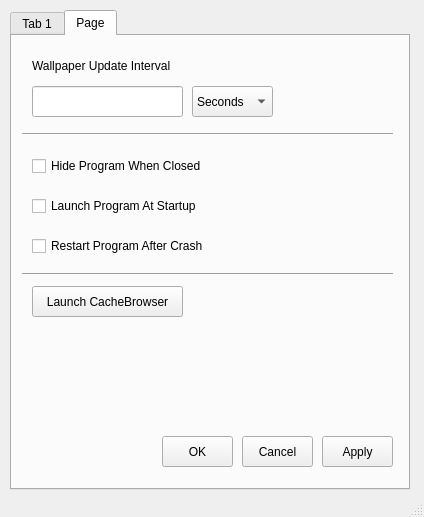
<?xml version="1.0" encoding="UTF-8"?>
<ui version="4.0">
 <class>MainWindow</class>
 <widget class="QMainWindow" name="MainWindow">
  <property name="geometry">
   <rect>
    <x>0</x>
    <y>0</y>
    <width>424</width>
    <height>517</height>
   </rect>
  </property>
  <property name="windowTitle">
   <string>WallpaperChanger</string>
  </property>
  <widget class="QWidget" name="centralWidget">
   <widget class="QTabWidget" name="mainwindowTab">
    <property name="geometry">
     <rect>
      <x>10</x>
      <y>10</y>
      <width>400</width>
      <height>480</height>
     </rect>
    </property>
    <property name="currentIndex">
     <number>1</number>
    </property>
    <widget class="QWidget" name="WallpaperTab">
     <attribute name="title">
      <string>Tab 1</string>
     </attribute>
     <widget class="QPushButton" name="defaultBrowseBnt">
      <property name="geometry">
       <rect>
        <x>20</x>
        <y>50</y>
        <width>161</width>
        <height>31</height>
       </rect>
      </property>
      <property name="text">
       <string>Browse From Computer</string>
      </property>
     </widget>
     <widget class="QLabel" name="label">
      <property name="geometry">
       <rect>
        <x>10</x>
        <y>20</y>
        <width>131</width>
        <height>20</height>
       </rect>
      </property>
      <property name="text">
       <string>&lt;html&gt;&lt;head/&gt;&lt;body&gt;&lt;p&gt;&lt;span style=&quot; font-weight:600;&quot;&gt;Default Wallpaper&lt;/span&gt;&lt;/p&gt;&lt;/body&gt;&lt;/html&gt;</string>
      </property>
     </widget>
     <widget class="QLineEdit" name="defaultTextEdit">
      <property name="geometry">
       <rect>
        <x>70</x>
        <y>90</y>
        <width>311</width>
        <height>31</height>
       </rect>
      </property>
     </widget>
     <widget class="QLineEdit" name="landscapeTextEdit">
      <property name="geometry">
       <rect>
        <x>70</x>
        <y>220</y>
        <width>311</width>
        <height>31</height>
       </rect>
      </property>
     </widget>
     <widget class="QLabel" name="label_2">
      <property name="geometry">
       <rect>
        <x>10</x>
        <y>150</y>
        <width>131</width>
        <height>20</height>
       </rect>
      </property>
      <property name="text">
       <string>&lt;html&gt;&lt;head/&gt;&lt;body&gt;&lt;p&gt;&lt;span style=&quot; font-weight:600;&quot;&gt;Landscape Wallpaper&lt;/span&gt;&lt;/p&gt;&lt;/body&gt;&lt;/html&gt;</string>
      </property>
     </widget>
     <widget class="QPushButton" name="landscapeBrowseBnt">
      <property name="geometry">
       <rect>
        <x>20</x>
        <y>180</y>
        <width>161</width>
        <height>31</height>
       </rect>
      </property>
      <property name="text">
       <string>Browse From Computer</string>
      </property>
     </widget>
     <widget class="QLineEdit" name="portraitTextEdit">
      <property name="geometry">
       <rect>
        <x>70</x>
        <y>350</y>
        <width>311</width>
        <height>31</height>
       </rect>
      </property>
     </widget>
     <widget class="QPushButton" name="portraitBrowseBnt">
      <property name="geometry">
       <rect>
        <x>20</x>
        <y>310</y>
        <width>161</width>
        <height>31</height>
       </rect>
      </property>
      <property name="text">
       <string>Browse From Computer</string>
      </property>
     </widget>
     <widget class="QLabel" name="label_3">
      <property name="geometry">
       <rect>
        <x>10</x>
        <y>280</y>
        <width>131</width>
        <height>20</height>
       </rect>
      </property>
      <property name="text">
       <string>&lt;html&gt;&lt;head/&gt;&lt;body&gt;&lt;p&gt;&lt;span style=&quot; font-weight:600;&quot;&gt;Portrait Wallpaper&lt;/span&gt;&lt;/p&gt;&lt;/body&gt;&lt;/html&gt;</string>
      </property>
     </widget>
     <widget class="QPushButton" name="tab0OK">
      <property name="geometry">
       <rect>
        <x>150</x>
        <y>400</y>
        <width>71</width>
        <height>31</height>
       </rect>
      </property>
      <property name="text">
       <string>OK</string>
      </property>
     </widget>
     <widget class="QPushButton" name="tab0Cancel">
      <property name="geometry">
       <rect>
        <x>230</x>
        <y>400</y>
        <width>71</width>
        <height>31</height>
       </rect>
      </property>
      <property name="text">
       <string>Cancel</string>
      </property>
     </widget>
     <widget class="QPushButton" name="tab0Apply">
      <property name="geometry">
       <rect>
        <x>310</x>
        <y>400</y>
        <width>71</width>
        <height>31</height>
       </rect>
      </property>
      <property name="text">
       <string>Apply</string>
      </property>
     </widget>
     <widget class="Line" name="line_2">
      <property name="geometry">
       <rect>
        <x>10</x>
        <y>130</y>
        <width>371</width>
        <height>16</height>
       </rect>
      </property>
      <property name="orientation">
       <enum>Qt::Horizontal</enum>
      </property>
     </widget>
     <widget class="Line" name="line_3">
      <property name="geometry">
       <rect>
        <x>10</x>
        <y>260</y>
        <width>371</width>
        <height>16</height>
       </rect>
      </property>
      <property name="orientation">
       <enum>Qt::Horizontal</enum>
      </property>
     </widget>
     <widget class="QPushButton" name="landscapeCacheBnt">
      <property name="geometry">
       <rect>
        <x>190</x>
        <y>180</y>
        <width>161</width>
        <height>31</height>
       </rect>
      </property>
      <property name="text">
       <string>Browse From Cached File</string>
      </property>
     </widget>
     <widget class="QLabel" name="label_5">
      <property name="geometry">
       <rect>
        <x>10</x>
        <y>220</y>
        <width>51</width>
        <height>31</height>
       </rect>
      </property>
      <property name="text">
       <string>File Path</string>
      </property>
     </widget>
     <widget class="QLabel" name="label_6">
      <property name="geometry">
       <rect>
        <x>10</x>
        <y>90</y>
        <width>51</width>
        <height>31</height>
       </rect>
      </property>
      <property name="text">
       <string>File Path</string>
      </property>
     </widget>
     <widget class="QLabel" name="label_7">
      <property name="geometry">
       <rect>
        <x>10</x>
        <y>350</y>
        <width>51</width>
        <height>31</height>
       </rect>
      </property>
      <property name="text">
       <string>File Path</string>
      </property>
     </widget>
     <widget class="QPushButton" name="defaultCacheBnt">
      <property name="geometry">
       <rect>
        <x>190</x>
        <y>50</y>
        <width>161</width>
        <height>31</height>
       </rect>
      </property>
      <property name="text">
       <string>Browse From Cached File</string>
      </property>
     </widget>
     <widget class="QPushButton" name="portraitCacheBnt">
      <property name="geometry">
       <rect>
        <x>190</x>
        <y>310</y>
        <width>161</width>
        <height>31</height>
       </rect>
      </property>
      <property name="text">
       <string>Browse From Cached File</string>
      </property>
     </widget>
    </widget>
    <widget class="QWidget" name="SettingsTab">
     <attribute name="title">
      <string>Page</string>
     </attribute>
     <widget class="QComboBox" name="WUI_DropDown">
      <property name="geometry">
       <rect>
        <x>180</x>
        <y>50</y>
        <width>81</width>
        <height>31</height>
       </rect>
      </property>
      <item>
       <property name="text">
        <string>Seconds</string>
       </property>
      </item>
      <item>
       <property name="text">
        <string>Minutes</string>
       </property>
      </item>
      <item>
       <property name="text">
        <string>Hours</string>
       </property>
      </item>
      <item>
       <property name="text">
        <string>Days</string>
       </property>
      </item>
      <item>
       <property name="text">
        <string>Weeks</string>
       </property>
      </item>
     </widget>
     <widget class="QLabel" name="label_4">
      <property name="geometry">
       <rect>
        <x>20</x>
        <y>20</y>
        <width>161</width>
        <height>20</height>
       </rect>
      </property>
      <property name="text">
       <string>Wallpaper Update Interval</string>
      </property>
     </widget>
     <widget class="QCheckBox" name="tab1ChkBox_HideWhenClosed">
      <property name="geometry">
       <rect>
        <x>20</x>
        <y>120</y>
        <width>191</width>
        <height>20</height>
       </rect>
      </property>
      <property name="text">
       <string>Hide Program When Closed</string>
      </property>
     </widget>
     <widget class="QLineEdit" name="WUI_Edit">
      <property name="geometry">
       <rect>
        <x>20</x>
        <y>50</y>
        <width>151</width>
        <height>31</height>
       </rect>
      </property>
     </widget>
     <widget class="QPushButton" name="tab1Apply">
      <property name="geometry">
       <rect>
        <x>310</x>
        <y>400</y>
        <width>71</width>
        <height>31</height>
       </rect>
      </property>
      <property name="text">
       <string>Apply</string>
      </property>
     </widget>
     <widget class="QPushButton" name="tab1OK">
      <property name="geometry">
       <rect>
        <x>150</x>
        <y>400</y>
        <width>71</width>
        <height>31</height>
       </rect>
      </property>
      <property name="text">
       <string>OK</string>
      </property>
     </widget>
     <widget class="QPushButton" name="tab1Cancel">
      <property name="geometry">
       <rect>
        <x>230</x>
        <y>400</y>
        <width>71</width>
        <height>31</height>
       </rect>
      </property>
      <property name="text">
       <string>Cancel</string>
      </property>
     </widget>
     <widget class="Line" name="line">
      <property name="geometry">
       <rect>
        <x>10</x>
        <y>90</y>
        <width>371</width>
        <height>16</height>
       </rect>
      </property>
      <property name="orientation">
       <enum>Qt::Horizontal</enum>
      </property>
     </widget>
     <widget class="QCheckBox" name="tab1ChkBox_LaunchAtStartup">
      <property name="geometry">
       <rect>
        <x>20</x>
        <y>160</y>
        <width>191</width>
        <height>20</height>
       </rect>
      </property>
      <property name="toolTip">
       <string>Program will modify your Registry in order to launch at Windows startup.</string>
      </property>
      <property name="text">
       <string>Launch Program At Startup</string>
      </property>
     </widget>
     <widget class="QCheckBox" name="tab1ChkBox_RestartAfterCrash">
      <property name="geometry">
       <rect>
        <x>20</x>
        <y>200</y>
        <width>191</width>
        <height>20</height>
       </rect>
      </property>
      <property name="toolTip">
       <string>Disabling will be apply on next time when program launches.</string>
      </property>
      <property name="text">
       <string>Restart Program After Crash</string>
      </property>
     </widget>
     <widget class="Line" name="line_4">
      <property name="geometry">
       <rect>
        <x>10</x>
        <y>230</y>
        <width>371</width>
        <height>16</height>
       </rect>
      </property>
      <property name="orientation">
       <enum>Qt::Horizontal</enum>
      </property>
     </widget>
     <widget class="QPushButton" name="tab1Bnt_LaunchCacheBrowser">
      <property name="geometry">
       <rect>
        <x>20</x>
        <y>250</y>
        <width>151</width>
        <height>31</height>
       </rect>
      </property>
      <property name="text">
       <string>Launch CacheBrowser</string>
      </property>
     </widget>
    </widget>
   </widget>
  </widget>
  <widget class="QStatusBar" name="statusBar"/>
 </widget>
 <layoutdefault spacing="6" margin="11"/>
 <resources/>
 <connections/>
</ui>
